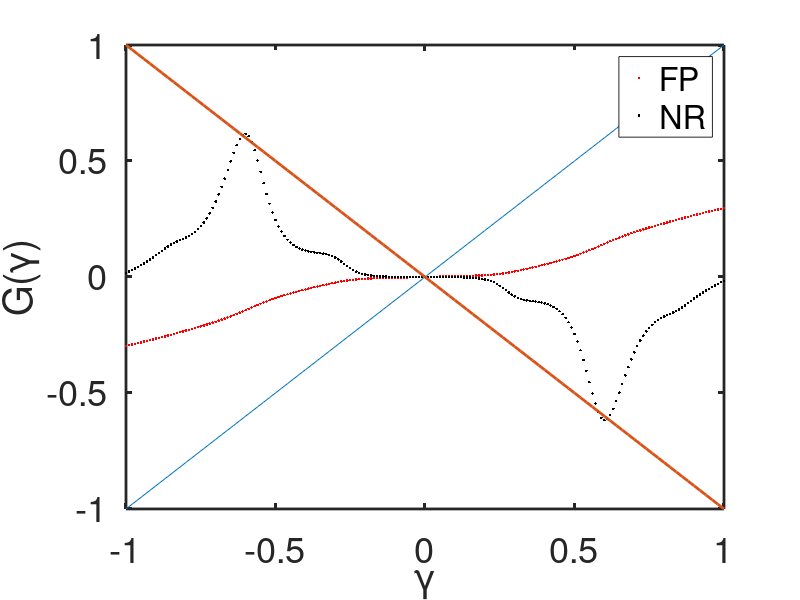

MATLAB code for this plot:
%% Experiment 16 - 2D Lu-sin(au)=0 fixed point function
% Repeating Exp13 in 2D

%% Implementing test

% Problem parameters
% 2-cycles: 3.6
% 4-cycles: 3.72
% 8-cycles: 3.731
%    Chaos: 3.735
C = 1;  a = 21;
F = @(x) C * sin(a*x);
Fp= @(x) C*a*cos(a*x);
P = 1;

% Grid
nx = 21;
a  =-0.2;
b  = 0.2;
x  = linspace(-1,1,nx)';
h  = x(2) - x(1);
dx = 1./h;
x1 = x(x<=b); b = x1(end);
x2 = x(x>=a); a = x2(1);
l1 = length(x1); l2 = length(x2);

% Diff. mat.
X1 = [ [x1(2:end) ; 0], x1, [0 ; x1(1:end-1)] ];
X2 = [ [x2(2:end) ; 0], x2, [0 ; x2(1:end-1)] ];

I1 = speye(l1); I1int = I1; I1int(1) = 0; I1int(end) = 0;
D1 = ones(l1,1);
D1 = dx^2 * [ D1, -2*D1, D1 ];
D1 = spdiags(D1,[-1,0,1],l1,l1);
I2 = speye(l2); I2int = I2; I2int(1) = 0; I2int(end) = 0;
D2 = ones(l2,1);
D2 = dx^2 * [ D2, -2*D2, D2 ];
D2 = spdiags(D2,[-1,0,1],l2,l2);

II = speye(nx); IIint = II; IIint(1) = 0; IIint(end) = 0;
DD = ones(nx,1);
DD = dx^2 * [ DD, -2*DD, DD ];
DD = spdiags(DD,[-1,0,1],nx,nx);

% BC parameters
a1 = 0; b1 = 1;
a2 = 0; b2 = 1;
c1 = 0; d1 = 1; BCb = [-c1*dx, d1, c1*dx];
c2 = 0; d2 = 1; BCa = [-c2*dx, d2, c2*dx];
BCL= zeros(1,nx-2);
BCR= zeros(1,nx-2);

% Jacobian BCs
J1BC = sparse([1,1,1,2,2,2],[1,2,3,l1-2,l1-1,l1],...
    [-3*a1/(2*h) + b1,4*a1/(2*h),-a1/(2*h),c1/(2*h),-4*c1/(2*h),3*c1/(2*h)+d1],2,l1);
J2BC = sparse([1,1,1,2,2,2],[1,2,3,l2-2,l2-1,l2],...
    [-3*c2/(2*h) + d2,4*c2/(2*h),-c2/(2*h),a2/(2*h),-4*a2/(2*h),3*a2/(2*h)+b2],2,l2);
D1 = [J1BC(1,:) ; D1(2:end-1,:) ; J1BC(2,:)];
D2 = [J2BC(1,:) ; D2(2:end-1,:) ; J2BC(2,:)];
DD = [II(1,:)   ; DD(2:end-1,:) ; II(end,:)];

% Laplacian
Lap1 = kron(IIint,D1) + kron(DD,I1int) + kron(II-IIint,I1-I1int);
Lap2 = kron(IIint,D2) + kron(DD,I2int) + kron(II-IIint,I2-I2int);
ind1x= kron(IIint,I1-I1int) * ones(nx*l1,1) == 1;
ind1y= (kron(II-IIint,I1int) + kron(II-IIint,I1-I1int)) * ones(nx*l1,1) == 1;
ind2x= kron(IIint,I2-I2int) * ones(nx*l2,1) == 1;
ind2y= (kron(II-IIint,I2int) + kron(II-IIint,I1-I2int)) * ones(nx*l2,1) == 1;

% Initialization
tol = 1e-8;
itermax = P+1;
L = 1; N = 201;
testu2 = linspace(-L,L,N);
G = zeros(N,nx-2);
Gp= G;
itersaveNewton= G;
itersaveReg   = G;
nonlinsolves  =10;
for k = 1:N
    u2b    = testu2(k)*ones(1,nx-2);
    u2bold = u2b;
    error  = 1;
    iter   = 1;
    u1 = zeros(l1,nx); g1 = u1;
    u2 = zeros(l2,nx); g2 = u2;
    while error > tol && iter < itermax

        % Step 1: solve u in first domain
        for i = 1:nonlinsolves
            J1 = Fp(u1(:));
            J1(ind1x) = 0; J1(ind1y) = 0;
            J1 = Lap1 - spdiags(J1,0,l1*nx,l1*nx);
            F1 = Lap1*u1(:) - F(u1(:));
            F1(ind1y) = 0;
            BCx1 = J1BC * u1(:,2:end-1) - [ BCL ; u2b ];
            F1(ind1x) = BCx1(:);
            u1(:) = u1(:) - J1 \ F1;
        end
        u1a= BCa * u1(abs(x1-a)<=(h+2*eps),2:end-1);
        
        % Step 2: solve u in second domain
        for i = 1:nonlinsolves
            J2 = Fp(u2(:));
            J2(ind2x) = 0; J2(ind2y) = 0;
            J2 = Lap2 - spdiags(J2,0,l2*nx,l2*nx);
            F2 = Lap2*u2(:) - F(u2(:));
            F2(ind2y) = 0;
            BCx2 = J2BC * u2(:,2:end-1) - [ u1a ; BCR ];
            F2(ind2x) = BCx2(:);
            u2(:) = u2(:) - J2 \ F2;
        end
        u2b = BCb * u2(abs(x2-b)<=(h+2*eps),2:end-1);

        % Preconditioning with Newton
        % Step 3: solve g in first domain
        dF1= Fp(u1(:)); dF1(ind1x) = 0; dF1(ind1y) = 0;
        dF1= Lap1 - spdiags(dF1,0,l1*nx,l1*nx);
        g1(:) = dF1 \ kron([0 ; ones(nx-2,1) ; 0],[ zeros(l1-1,1); 1]);
        g1a= BCa * g1(abs(x1-a)<=(h+2*eps),2:end-1);

        % Step 4: solve g in second domain
        dF2= Fp(u2(:)); dF2(ind2x) = 0; dF2(ind2y) = 0;
        dF2= Lap2 - spdiags(dF2,0,l2*nx,l2*nx);
        g2(:) = dF2 \ kron([0 ; ones(nx-2,1) ; 0],[ 1; zeros(l2-1,1)]);
        g2b= BCb * g2(abs(x2-b)<=(h+2*eps),2:end-1); g2b = g2b .* g1a;

        % Step 5: update u2b
        u2b = u2bold - (u2b - u2bold)./(g2b - 1);
        u2bold= u2b;
        
        if iter==P
            Gp(k,:) = u2b;
        end

        error = norm(u2b - u2bold);
        u2bold= u2b;
        iter  = iter+1;
        
    end
    
    if iter < itermax && error < tol
        itersaveNewton(k) = iter;
    else
        itersaveNewton(k) = NaN;
    end
        
end

% k=0;
for k = 1:N
    u2b    = testu2(k)*ones(1,nx-2);
    u2bold = u2b;
    error  = 1;
    iter   = 1;
    u1 = zeros(l1,nx); g1 = u1;
    u2 = zeros(l2,nx); g2 = u2;
    while error > tol && iter < itermax

        % Step 1: solve u in first domain
        for i = 1:nonlinsolves
            J1 = Fp(u1(:));
            J1(ind1x) = 0; J1(ind1y) = 0;
            J1 = Lap1 - spdiags(J1,0,l1*nx,l1*nx);
            F1 = Lap1*u1(:) - F(u1(:));
            F1(ind1y) = 0;
            BCx1 = J1BC * u1(:,2:end-1) - [ BCL ; u2b ];
            F1(ind1x) = BCx1(:);
            u1(:) = u1(:) - J1 \ F1;
        end
        u1a= BCa * u1(abs(x1-a)<=(h+2*eps),2:end-1);
        
        % Step 2: solve u in second domain
        for i = 1:nonlinsolves
            J2 = Fp(u2(:));
            J2(ind2x) = 0; J2(ind2y) = 0;
            J2 = Lap2 - spdiags(J2,0,l2*nx,l2*nx);
            F2 = Lap2*u2(:) - F(u2(:));
            F2(ind2y) = 0;
            BCx2 = J2BC * u2(:,2:end-1) - [ u1a ; BCR ];
            F2(ind2x) = BCx2(:);
            u2(:) = u2(:) - J2 \ F2;
        end
        u2b = BCb * u2(abs(x2-b)<=(h+2*eps),2:end-1);
        
        if iter==1
            G(k,:) = u2b;
        end

        error = norm(u2b - u2bold);
        u2bold= u2b;
        iter  = iter+1;
        
    end
    
    if iter < itermax && error < tol
        itersaveReg(k) = iter;
    else
        itersaveReg(k) = NaN;
    end
        
end

%%
yy = linspace(-L,L,101);
% C  = -10:1:10;
% yC = bsxfun(@times,C',sqrt(abs(yy))); yC = bsxfun(@plus,yy,yC);
% xC = bsxfun(@plus,C',yy);
% 
% figure(1)
% plot(testu2,G,'r',testu2,Gp,'b',yy,yC,'k',yy,xC,'k','linewidth',2)
% xlabel('\gamma')
% ylabel('G(\gamma)')
% legend('FP','NR')
% % axis([-L,L,-L,L])
% set(gca,'fontsize',26,'linewidth',2)

figure(2)
plot(testu2,G(:,round(nx/2)-1),'r.',testu2,Gp(:,round(nx/2)-1),'k.',yy,yy,yy,-yy,'linewidth',2)
xlabel('\gamma')
ylabel('G(\gamma)')
legend('FP','NR')
axis([-L,L,-L,L])
% axis([-1.8,-1.4,-1.8,-1.4])
set(gca,'fontsize',26,'linewidth',2)